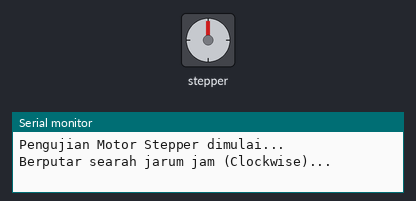
Recording of a sketch running on a simulated Arduino Uno, built with avr-gcc and run on an emulated ATmega328P. Parts: stepper motor, the last lines printed to the serial monitor. Stepper angles assume 2048 steps per turn.

Above: at 0.05 s.
At 2.0 s:
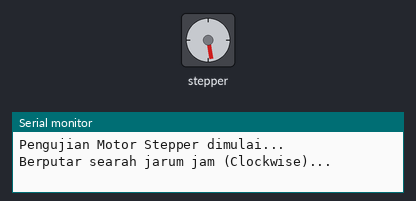
At 4.0 s:
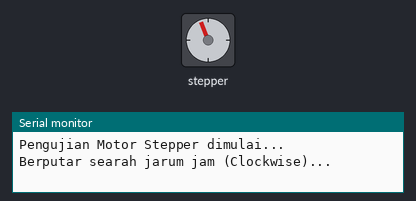
At 8.85 s:
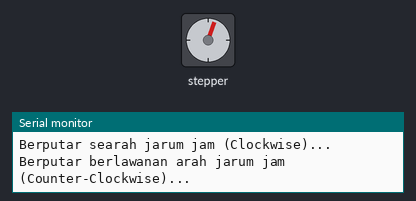
Timing chart, 0 to 13.1 s (numbered marks = the images above):
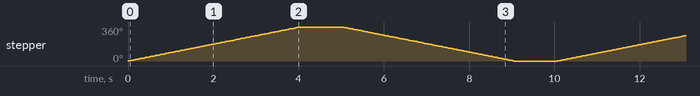

The sketch:

Stepper-28BYJ-48.ino
```cpp
// === Pengujian Motor Stepper 28BYJ-48 ===

#include <Stepper.h>

// Jumlah langkah untuk satu putaran penuh pada motor ini adalah 2048
const int stepsPerRevolution = 2048;

// Inisialisasi library Stepper.
// PENTING: Urutan pin untuk library ini adalah IN1, IN3, IN2, IN4.
// Jadi kita masukkan pin kita sesuai urutan tersebut: D19, D5, D18, D4
Stepper myStepper(stepsPerRevolution, 19, 5, 18, 4);

void setup() {
  // Mulai komunikasi serial
  Serial.begin(115200);

  // Atur kecepatan motor stepper (RPM - Rotations Per Minute)
  // Kita set kecepatan rendah agar pergerakan langkahnya terlihat jelas
  myStepper.setSpeed(15);

  Serial.println("Pengujian Motor Stepper dimulai...");
}

void loop() {
  // 1. Berputar searah jarum jam
  Serial.println("Berputar searah jarum jam (Clockwise)...");
  // Perintahkan motor untuk bergerak sebanyak satu putaran penuh
  myStepper.step(stepsPerRevolution);
  delay(1000); // Jeda 1 detik

  // 2. Berputar berlawanan arah jarum jam
  Serial.println("Berputar berlawanan arah jarum jam (Counter-Clockwise)...");
  // Gunakan nilai negatif untuk arah sebaliknya
  myStepper.step(-stepsPerRevolution);
  delay(1000); // Jeda 1 detik
}
```

Measured:
- by itself, stepper: turns 360° clockwise in 4.0 s, then 360° counter-clockwise in 4.0 s, repeating every 10.1 s
